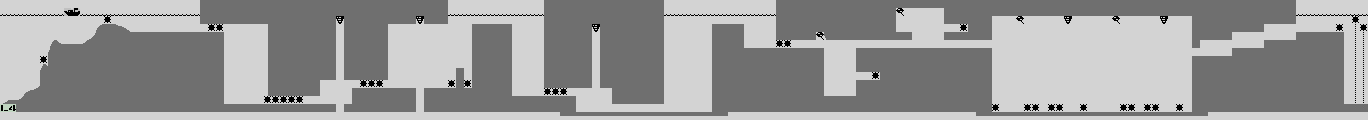

Below is a game level as drawn by its tile map, then a one-line description and the .tmx that defines it (tile-layer data replaced by summaries):
An orthogonal 171x15 tile map with 8x8 px tiles, 1 tile layer (Tile Layer 1).

<map version="1.0" orientation="orthogonal" width="171" height="15" tilewidth="8" tileheight="8">
 <tileset firstgid="1" name="SeaDragon" tilewidth="8" tileheight="8">
  <image source="../images/LandscapeTiles2.png" width="128" height="112" />
 </tileset>
 <layer name="Tile Layer 1" width="171" height="15">
  <data>[2565 cells, 2565 non-empty, 30 distinct tile ids]</data>
 </layer>
</map>
